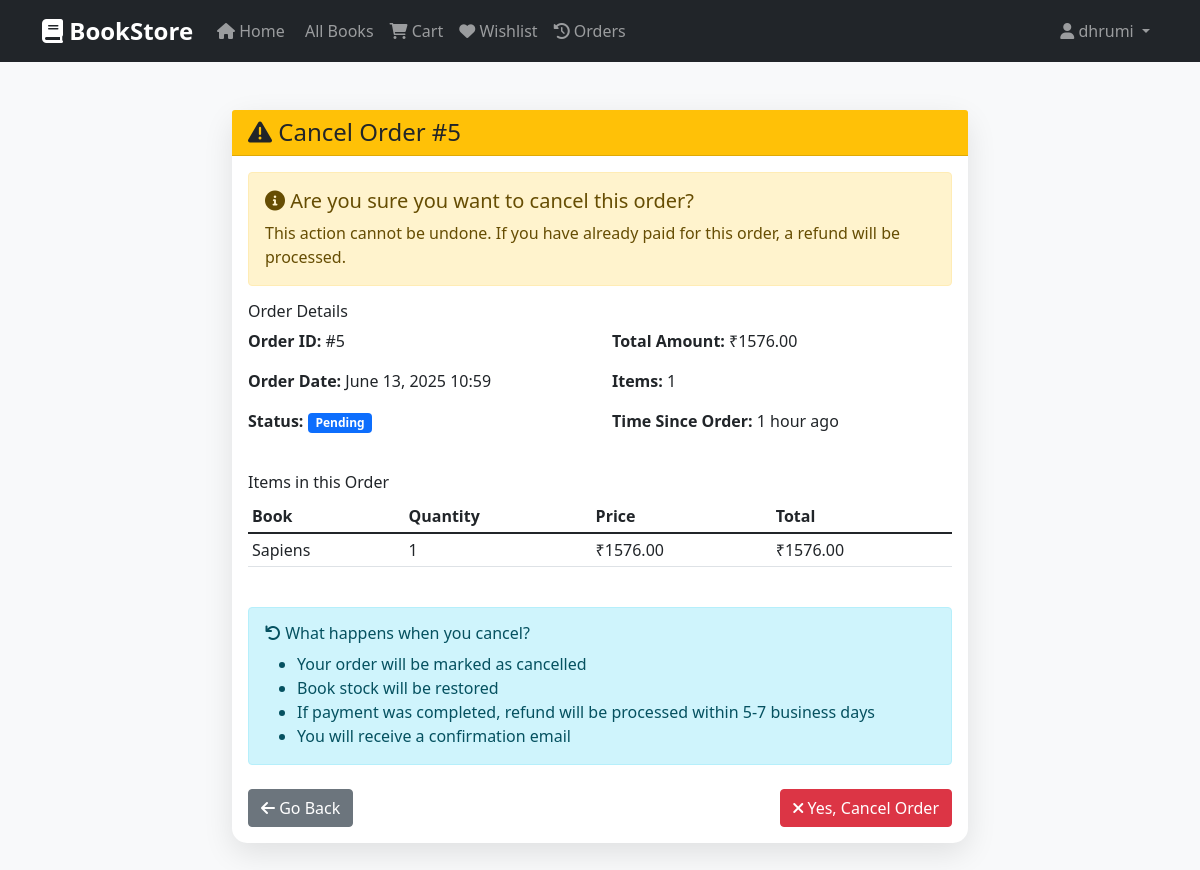
The app's page /bookstore/cancel-order/5/ (signed in) with its own data.
### bookstore/bookstore/models.py (models this page shows, shortened)
class Order(models.Model):
    STATUS_CHOICES = [
        ('pending', 'Pending'),
        ('confirmed', 'Confirmed'),
        ('shipped', 'Shipped'),
        ('delivered', 'Delivered'),
        ('cancelled', 'Cancelled'),
    ]
    user = models.ForeignKey(User, on_delete=models.CASCADE)
    subtotal = models.DecimalField(max_digits=10, decimal_places=2, default=0)
    shipping_cost = models.DecimalField(max_digits=10, decimal_places=2, default=50)  # ₹50 shipping
    total_amount = models.DecimalField(max_digits=10, decimal_places=2)
    status = models.CharField(max_length=20, choices=STATUS_CHOICES, default='pending')
    shipping_address = models.TextField()
    created_at = models.DateTimeField(auto_now_add=True)
    updated_at = models.DateTimeField(auto_now=True)
    @property
    def can_be_cancelled(self):
        return self.status in ['pending', 'confirmed']
    @property
    def time_since_order(self):
        now = timezone.now()
        diff = now - self.created_at
        if diff.days > 0:
            return f"{diff.days} day{'s' if diff.days > 1 else ''} ago"
        elif diff.seconds > 3600:
            hours = diff.seconds // 3600
            return f"{hours} hour{'s' if hours > 1 else ''} ago"
        elif diff.seconds > 60:
            minutes = diff.seconds // 60
            return f"{minutes} minute{'s' if minutes > 1 else ''} ago"
        else:
            return "Just now"

class OrderItem(models.Model):
    order = models.ForeignKey(Order, related_name='items', on_delete=models.CASCADE)
    book = models.ForeignKey(Book, on_delete=models.CASCADE)
    quantity = models.PositiveIntegerField()
    price = models.DecimalField(max_digits=10, decimal_places=2)
    @property
    def total_price(self):
        return self.quantity * self.price

class Book(models.Model):
    title = models.CharField(max_length=200)
    author = models.CharField(max_length=100)
    category = models.ForeignKey(Category, on_delete=models.CASCADE)
    description = models.TextField()
    price = models.DecimalField(max_digits=10, decimal_places=2)
    stock = models.PositiveIntegerField(default=0)
    image = models.ImageField(upload_to='books/', blank=True, null=True)
    isbn = models.CharField(max_length=13, unique=True)
    publication_date = models.DateField()
    created_at = models.DateTimeField(auto_now_add=True)
    updated_at = models.DateTimeField(auto_now=True)

### bookstore/bookstore/views.py (the view, shortened to what this page needs)
# urls.py: path('cancel-order/<int:order_id>/', views.cancel_order_view, name='cancel_order'),  # New URL for cancellation
@login_required
def cancel_order_view(request, order_id):
    order = get_object_or_404(Order, id=order_id, user=request.user)
    if not order.can_be_cancelled:
        messages.error(request, 'This order cannot be cancelled as it has already been shipped or delivered.')
        return redirect('bookstore:order_detail', order_id=order.id)
    context = {
        'order': order,
    }
    return render(request, 'bookstore/cancel_order.html', context)

### bookstore/templates/bookstore/cancel_order.html (shortened to what this page needs)
{% extends 'base.html' %}
{% block content %}
<div class="container py-5">
    <div class="row">
        <div class="col-lg-8 mx-auto">
            <div class="card">
                <div class="card-header bg-warning text-dark">
                    <h4 class="mb-0">
                        <i class="fas fa-exclamation-triangle"></i> Cancel Order #{{ order.id }}
                    </h4>
                </div>
                <div class="card-body">
                    <div class="alert alert-warning">
                        <h5><i class="fas fa-info-circle"></i> Are you sure you want to cancel this order?</h5>
                        <p class="mb-0">This action cannot be undone. If you have already paid for this order, a refund will be processed.</p>
                    </div>
                    <div class="mb-4">
                        <h6>Order Details</h6>
                        <div class="row">
                            <div class="col-md-6">
                                <p><strong>Order ID:</strong> #{{ order.id }}</p>
                                <p><strong>Order Date:</strong> {{ order.created_at|date:"F d, Y H:i" }}</p>
                                <p><strong>Status:</strong>
                                    <span class="badge bg-primary">{{ order.get_status_display }}</span>
                                </p>
                            </div>
                            <div class="col-md-6">
                                <p><strong>Total Amount:</strong> ₹{{ order.total_amount }}</p>
                                <p><strong>Items:</strong> {{ order.items.count }}</p>
                                <p><strong>Time Since Order:</strong> {{ order.time_since_order }}</p>
                            </div>
                        </div>
                    </div>
                    <div class="mb-4">
                        <h6>Items in this Order</h6>
                        <div class="table-responsive">
                            <table class="table table-sm">
                                <thead>
                                    <tr>
                                        <th>Book</th>
                                        <th>Quantity</th>
                                        <th>Price</th>
                                        <th>Total</th>
                                    </tr>
                                </thead>
                                <tbody>
                                    {% for item in order.items.all %}
                                    <tr>
                                        <td>{{ item.book.title }}</td>
                                        <td>{{ item.quantity }}</td>
                                        <td>₹{{ item.price }}</td>
                                        <td>₹{{ item.total_price }}</td>
                                    </tr>
                                    {% endfor %}
                                </tbody>
                            </table>
                        </div>
                    </div>
                    <div class="alert alert-info">
                        <h6><i class="fas fa-undo"></i> What happens when you cancel?</h6>
                        <ul class="mb-0">
                            <li>Your order will be marked as cancelled</li>
                            <li>Book stock will be restored</li>
                            <li>If payment was completed, refund will be processed within 5-7 business days</li>
                            <li>You will receive a confirmation email</li>
                        </ul>
                    </div>
                    <div class="d-flex justify-content-between mt-4">
                        <a href="{% url 'bookstore:order_detail' order.id %}" class="btn btn-secondary">
                            <i class="fas fa-arrow-left"></i> Go Back
                        </a>
                        <form method="post" class="d-inline">
                            <button type="submit" class="btn btn-danger" onclick="return confirm('Are you absolutely sure you want to cancel this order?')">
                                <i class="fas fa-times"></i> Yes, Cancel Order
                            </button>
                        </form>
                    </div>
                </div>
            </div>
        </div>
    </div>
</div>
{% endblock %}

### bookstore/templates/base.html (shortened to what this page needs)
<!DOCTYPE html>
<html lang="en">
<head>
    <link href="https://cdn.jsdelivr.net/npm/bootstrap@5.1.3/dist/css/bootstrap.min.css" rel="stylesheet">
    <link href="https://cdnjs.cloudflare.com/ajax/libs/font-awesome/6.0.0/css/all.min.css" rel="stylesheet">
</head>
<body>
    {% if user.is_authenticated %}
    <nav class="navbar navbar-expand-lg navbar-dark bg-dark">
        <div class="container">
            <a class="navbar-brand" href="{% url 'bookstore:home' %}">
                <i class="fas fa-book"></i> BookStore
            </a>
            <div class="collapse navbar-collapse" id="navbarNav">
                <ul class="navbar-nav me-auto">
                    <li class="nav-item">
                        <a class="nav-link" href="{% url 'bookstore:home' %}">
                            <i class="fas fa-home"></i> Home
                        </a>
                    </li>
                    <li class="nav-item">
                        <a class="nav-link" href="{% url 'bookstore:book_list' %}">
                             All Books
                        </a>
                    </li>
                    <li class="nav-item">
                        <a class="nav-link" href="{% url 'bookstore:cart' %}">
                            <i class="fas fa-shopping-cart"></i> Cart
                        </a>
                    </li>
                    <li class="nav-item">
                        <a class="nav-link" href="{% url 'bookstore:wishlist' %}">
                            <i class="fas fa-heart"></i> Wishlist
                        </a>
                    </li>
                    <li class="nav-item">
                        <a class="nav-link" href="{% url 'bookstore:order_history' %}">
                            <i class="fas fa-history"></i> Orders
                        </a>
                    </li>
                </ul>
                <ul class="navbar-nav">
                    <li class="nav-item dropdown">
                        <a class="nav-link dropdown-toggle" href="#" id="navbarDropdown" role="button" data-bs-toggle="dropdown">
                            <i class="fas fa-user"></i> {{ user.first_name|default:user.username }}
                        </a>
                    </li>
                </ul>
            </div>
        </div>
    </nav>
    {% endif %}
    <main>
        {% block content %}
        {% endblock %}
    </main>
</body>
</html>

### bookstore/templates/base.html (style rules this page uses)
:root { --primary-color: #2c3e50; --secondary-color: #3498db; --accent-color: #e74c3c; --success-color: #27ae60; --warning-color: #f39c12; }
body { font-family: 'Segoe UI', Tahoma, Geneva, Verdana, sans-serif; background-color: #f8f9fa; min-height: 100vh; }
.navbar-brand { font-weight: bold; font-size: 1.5rem; }
.card { border: none; border-radius: 15px; box-shadow: 0 10px 30px rgba(0,0,0,0.1); transition: transform 0.3s ease; }

### records on screen
Order: id "5", created_at "June 13, 2025 10:59", status "Pending", total_amount "1576.00", items.count "1", time_since_order "1 hour ago"
OrderItem: book "Sapiens", quantity "1", price "1576.00", total_price "1576.00"

### other values on screen
{{ user.first_name|default:user.username }} "dhrumi"
